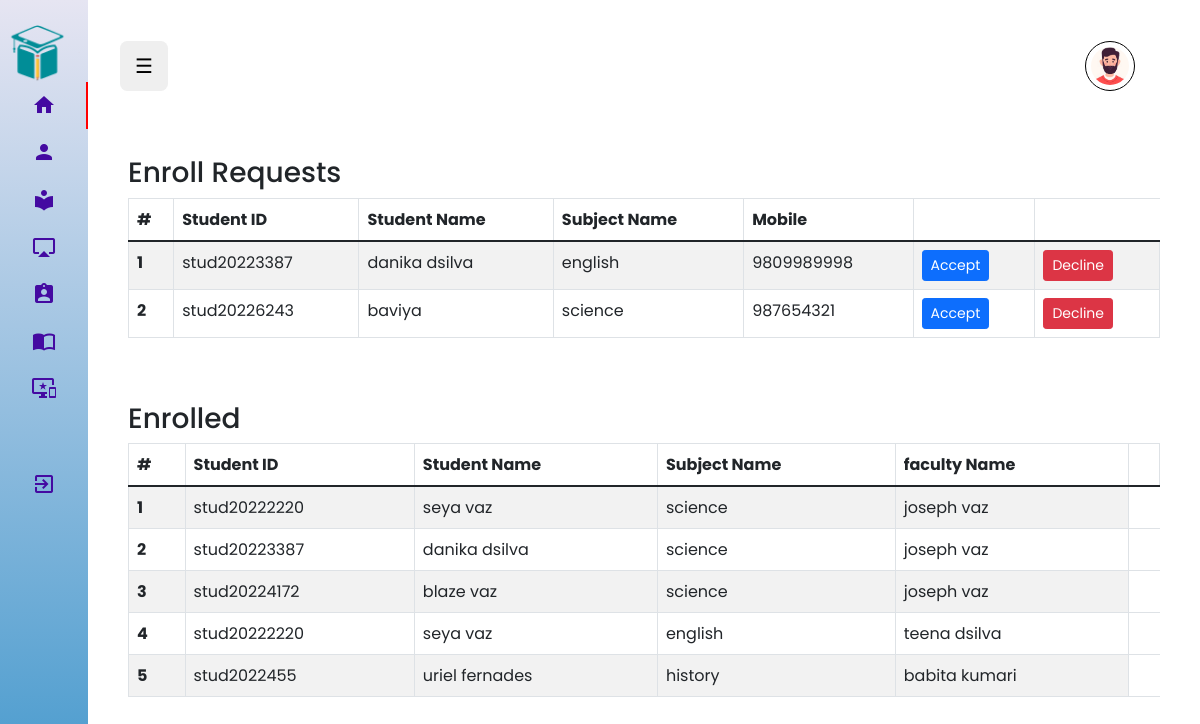
/admin/enrolled-student (signed in), run on the app's committed database.
### tables this page shows
CREATE TABLE `enroll` (
  `subject_id` varchar(255) NOT NULL,
  `faculty_id` varchar(255) DEFAULT NULL,
  `student_id` varchar(255) NOT NULL,
  `status` varchar(100) NOT NULL
);

CREATE TABLE `student` (
  `student_id` varchar(255) NOT NULL,
  `stud_mobile` varchar(10) NOT NULL,
  `stud_email` varchar(255) NOT NULL,
  `password` varchar(255) NOT NULL,
  `profile_pic` varchar(255) DEFAULT NULL,
  `stud_name` varchar(199) NOT NULL,
  `address` varchar(255) NOT NULL,
  `parent_name` varchar(255) NOT NULL,
  `parent_email` varchar(255) NOT NULL,
  `parent_mobile` varchar(10) NOT NULL
);

CREATE TABLE `subject` (
  `subject_id` varchar(255) NOT NULL,
  `name` varchar(255) NOT NULL,
  `class` int(11) NOT NULL,
  `overall_ratings` int(20) DEFAULT NULL
);

CREATE TABLE `faculty` (
  `faculty_id` varchar(255) NOT NULL,
  `profile_pic` varchar(255) DEFAULT NULL,
  `faculty_name` varchar(255) NOT NULL,
  `faculty_email` varchar(255) NOT NULL,
  `faculty_mobile` int(20) NOT NULL,
  `password` varchar(255) NOT NULL,
  `address` varchar(255) NOT NULL,
  `join_date` date NOT NULL
);

### admin/enrolled-student/index.php (the view, shortened to what this page needs)
<?php
    include('../mainInclude/header.php');
    include('../../dbConnection.php');
?>
<section id="content">
    <div class="container p-4">
       <h3>Enroll Requests</h3>
       <table class="table table-striped table-bordered table-hover ">
           <thead>
               <tr>
                    <th>#</th>
                    <th>Student ID</th>
                    <th>Student Name</th>
                    <th>Subject Name</th>
                    <th>Mobile</th>
                    <th></th>
               </tr>
           </thead>
           <tbody>
                <?php
                    $count=1;
                    $sql = "SELECT enroll.subject_id,enroll.student_id, subject.name,student.stud_name,student.stud_mobile FROM enroll
                        LEFT JOIN student ON enroll.student_id = student.student_id
                        LEFT JOIN subject ON enroll.subject_id = subject.subject_id
                        WHERE faculty_id IS NULL";
                    $query = mysqli_query($conn,$sql);
                    if(mysqli_num_rows($query)>=1){
                        while($row = mysqli_fetch_assoc($query)){
                            echo '
                            <tr>
                                <th>'.$count++.'</th>
                                <td>'.$row['student_id'].'</td>
                                <td>'.$row['stud_name'].'</td>
                                <td>'.$row['name'].'</td>
                                <td>'.$row['stud_mobile'].'</td>
                                <td>
                                    <button type="submit" class="btn btn-primary btn-sm acceptbtn" id="'.$row['subject_id'].','.$row['student_id'].'" >Accept</button>
                                </td>
                                <td>
                                    <a href="request.php?stud_id='.$row['student_id'].'&r=2 &sub_id='.$row['subject_id'].' " class="btn btn-danger btn-sm">Decline</a>
                                </td>
                            </tr>
                            ';
                        }
                    }
                ?>
           </tbody>
       </table>
    </div>
    <div class="container p-4">
       <h3>Enrolled</h3>
       <table class="table table-striped table-bordered table-hover " style="height: 25%;">
           <thead>
               <tr>
                    <th>#</th>
                    <th>Student ID</th>
                    <th>Student Name</th>
                    <th>Subject Name</th>
                    <th>faculty Name</th>
                    <th></th>
               </tr>
           </thead>
           <tbody>
                <?php
                    $count=1;
                    $sql = "SELECT enroll.subject_id,enroll.student_id,faculty.faculty_name, subject.name,student.stud_name,student.stud_mobile FROM enroll
                        LEFT JOIN student ON enroll.student_id = student.student_id
                        LEFT JOIN faculty ON enroll.faculty_id = faculty.faculty_id
                        LEFT JOIN subject ON enroll.subject_id = subject.subject_id
                        WHERE enroll.faculty_id IS NOT NULL
                        ";
                    $query = mysqli_query($conn,$sql);
                    if(mysqli_num_rows($query) >=1){
                        while($row = mysqli_fetch_assoc($query)){
                            echo '
                            <tr>
                                <th>'.$count++.'</th>
                                <td>'.$row['student_id'].'</td>
                                <td>'.$row['stud_name'].'</td>
                                <td>'.$row['name'].'</td>
                                <td>'.$row['faculty_name'].'</td>
                            </tr>
                            ';
                        }
                    }
                ?>
           </tbody>
       </table>
    </div>
</section>
</div>
<?php include('../mainInclude/footer.php'); ?>

### admin/css/style.css (style rules this page uses)
* { box-sizing: border-box; margin: 0; padding: 0; }
body { font-family: "Rubik", sans-serif; }

### public/css/global.css (style rules this page uses)
* { padding: 0; margin: 0; box-sizing: border-box; font-family: var(--primary-font); }
:root { --primary-color: rgba(0, 118, 255, 0.9); --grey-color: rgb(233, 233, 233); --primary-font: "Poppins", sans-serif; --cursive-font: "Redressed", cursive; }
a { text-decoration: none; cursor: pointer; color: #000; }
button { cursor: pointer; border: none; outline: none; }

### data on the page
enroll: student "stud20223387", student.stud_name "danika dsilva", subject.name "english", student.stud_mobile "9809989998"
enroll: student "stud20226243", student.stud_name "baviya", subject.name "science", student.stud_mobile "987654321"
enroll: student "stud20222220", student.stud_name "seya vaz", subject.name "science", faculty.faculty_name "joseph vaz"
enroll: student "stud20223387", student.stud_name "danika dsilva", subject.name "science", faculty.faculty_name "joseph vaz"
enroll: student "stud20224172", student.stud_name "blaze vaz", subject.name "science", faculty.faculty_name "joseph vaz"
enroll: student "stud20222220", student.stud_name "seya vaz", subject.name "english", faculty.faculty_name "teena dsilva"
enroll: student "stud2022455", student.stud_name "uriel fernades", subject.name "history", faculty.faculty_name "babita kumari"
